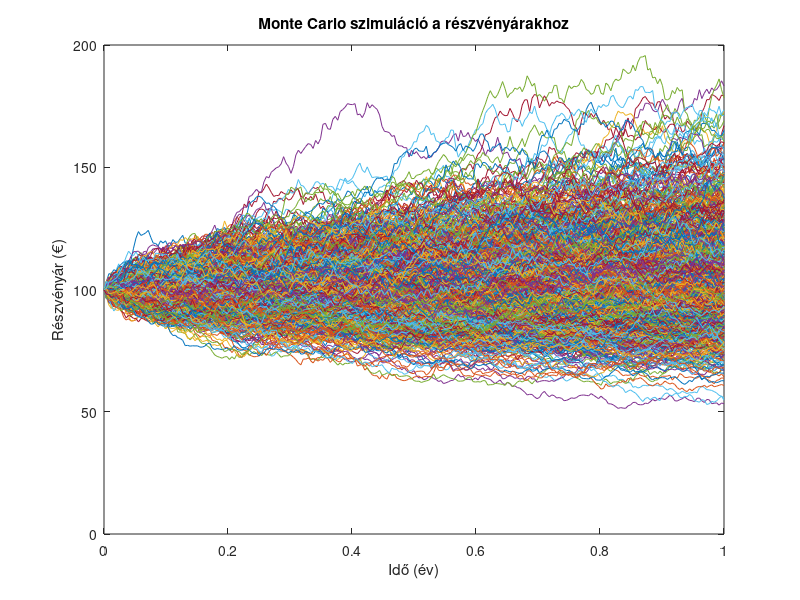

Here is the MATLAB script that generated this plot:
mu = 0.05; % várható hozam
sigma = 0.2; % volatilitás
S0 = 100; % kezdeti részvényár
T = 1; % időtáv (év)
dt = 1/252; % időlépés (napi)
N = T/dt; % lépések száma
M = 1000; % szimulációs pályák száma

S = zeros(M, N+1);
S(:,1) = S0;

for i = 1:M
    for t = 1:N
        S(i,t+1) = S(i,t) * exp((mu - 0.5 * sigma^2) * dt + sigma * sqrt(dt) * randn);
    end
end

plot(0:dt:T, S');
xlabel('Idő (év)');
ylabel('Részvényár (€)');
title('Monte Carlo szimuláció a részvényárakhoz');
